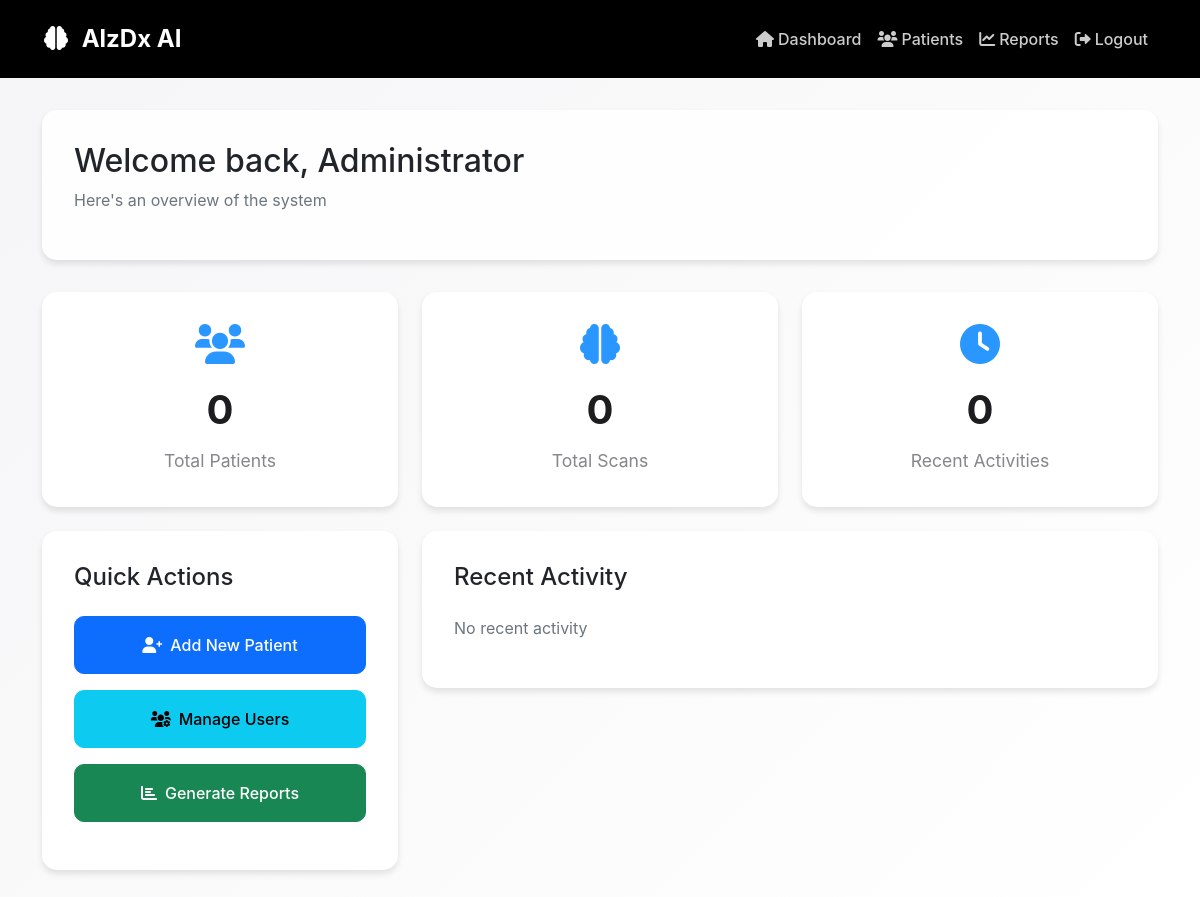
The app's page /admin/dashboard (signed in), older data.
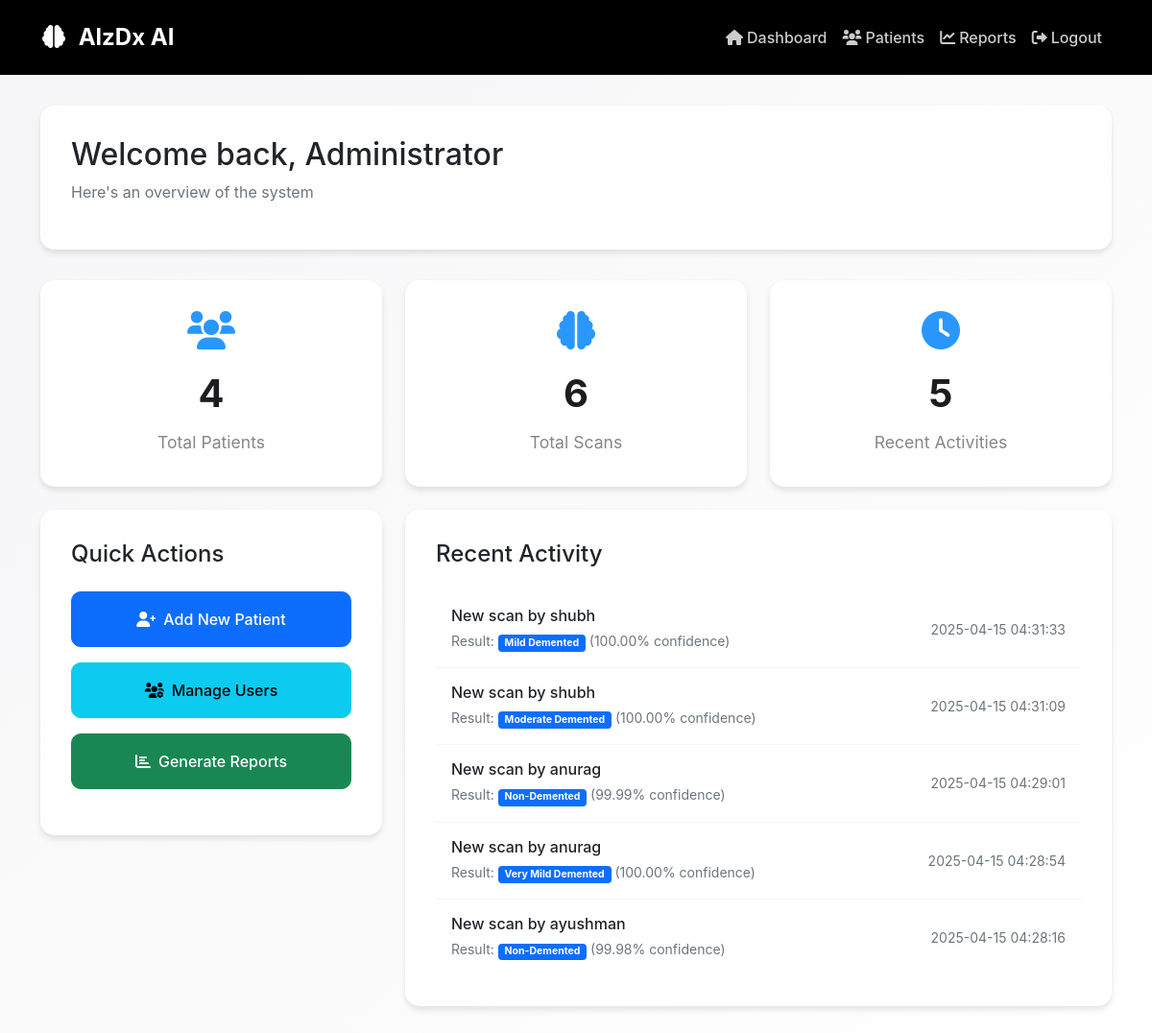
The same page, newer data.
### tables this page shows
CREATE TABLE scans
                 (id INTEGER PRIMARY KEY AUTOINCREMENT,
                  user_id INTEGER,
                  image_path TEXT NOT NULL,
                  prediction TEXT NOT NULL,
                  confidence REAL NOT NULL,
                  created_at TIMESTAMP DEFAULT CURRENT_TIMESTAMP,
                  FOREIGN KEY (user_id) REFERENCES users (id));

CREATE TABLE users
                 (id INTEGER PRIMARY KEY AUTOINCREMENT,
                  username TEXT UNIQUE NOT NULL,
                  email TEXT UNIQUE NOT NULL,
                  password TEXT NOT NULL,
                  role TEXT NOT NULL DEFAULT 'patient',
                  created_at TIMESTAMP DEFAULT CURRENT_TIMESTAMP);

### app.py (the view)
@app.route('/admin/dashboard')
def admin_dashboard():
    if 'user_id' not in session or session.get('role') != 'admin':
        return redirect(url_for('admin_login'))
    db = get_db()
    total_patients = db.execute('SELECT COUNT(*) FROM users WHERE role = "patient"').fetchone()[0]
    total_scans = db.execute('SELECT COUNT(*) FROM scans').fetchone()[0]
    recent_scans = db.execute('''SELECT s.*, u.username
                                FROM scans s
                                JOIN users u ON s.user_id = u.id
                                ORDER BY s.created_at DESC
                                LIMIT 5''').fetchall()
    return render_template('admin_dashboard.html',
                           username=session['username'],
                           total_patients=total_patients,
                           total_scans=total_scans,
                           recent_scans=recent_scans)

### app.py (called while the page is built)
def get_db():
    conn = sqlite3.connect('database.db')
    conn.row_factory = sqlite3.Row
    return conn

### templates/admin_dashboard.html (shortened to what this page needs)
<!DOCTYPE html>
<html lang="en">
<head>
    <link href="https://cdn.jsdelivr.net/npm/bootstrap@5.1.3/dist/css/bootstrap.min.css" rel="stylesheet">
    <link href="https://cdnjs.cloudflare.com/ajax/libs/font-awesome/6.0.0/css/all.min.css" rel="stylesheet">
</head>
<body>
    <nav class="navbar navbar-expand-lg">
        <div class="container-fluid">
            <a class="navbar-brand" href="#">
                <i class="fas fa-brain me-2"></i>
                AlzDx AI
            </a>
            <div class="collapse navbar-collapse justify-content-end" id="navbarNav">
                <ul class="navbar-nav">
                    <li class="nav-item">
                        <a class="nav-link" href="{{ url_for('admin_dashboard') }}">
                            <i class="fas fa-home me-1"></i>Dashboard
                        </a>
                    </li>
                    <li class="nav-item">
                        <a class="nav-link" href="{{ url_for('admin_manage_users') }}">
                            <i class="fas fa-users me-1"></i>Patients
                        </a>
                    </li>
                    <li class="nav-item">
                        <a class="nav-link" href="{{ url_for('admin_generate_report') }}">
                            <i class="fas fa-chart-line me-1"></i>Reports
                        </a>
                    </li>
                    <li class="nav-item">
                        <a class="nav-link" href="{{ url_for('logout') }}">
                            <i class="fas fa-sign-out-alt me-1"></i>Logout
                        </a>
                    </li>
                </ul>
            </div>
        </div>
    </nav>
    <div class="container">
        <div class="welcome-section">
            <h2>Welcome back, Administrator</h2>
            <p class="text-muted">Here's an overview of the system</p>
        </div>
        <div class="row mb-4">
            <div class="col-md-4">
                <div class="stats-card">
                    <i class="fas fa-users stats-icon"></i>
                    <div class="stats-number">{{ total_patients }}</div>
                    <div class="stats-label">Total Patients</div>
                </div>
            </div>
            <div class="col-md-4">
                <div class="stats-card">
                    <i class="fas fa-brain stats-icon"></i>
                    <div class="stats-number">{{ total_scans }}</div>
                    <div class="stats-label">Total Scans</div>
                </div>
            </div>
            <div class="col-md-4">
                <div class="stats-card">
                    <i class="fas fa-clock stats-icon"></i>
                    <div class="stats-number">{{ recent_scans|length }}</div>
                    <div class="stats-label">Recent Activities</div>
                </div>
            </div>
        </div>
        <div class="row">
            <div class="col-md-4">
                <div class="action-card">
                    <h4 class="mb-4">Quick Actions</h4>
                    <a href="{{ url_for('admin_add_patient') }}" class="btn btn-primary btn-action">
                        <i class="fas fa-user-plus"></i>Add New Patient
                    </a>
                    <a href="{{ url_for('admin_manage_users') }}" class="btn btn-info btn-action">
                        <i class="fas fa-users-cog"></i>Manage Users
                    </a>
                    <a href="{{ url_for('admin_generate_report') }}" class="btn btn-success btn-action">
                        <i class="fas fa-chart-bar"></i>Generate Reports
                    </a>
                </div>
            </div>
            <div class="col-md-8">
                <div class="recent-activity">
                    <h4 class="mb-4">Recent Activity</h4>
                    {% if recent_scans %}
                        {% for scan in recent_scans %}
                        <div class="activity-item">
                            <div class="d-flex justify-content-between align-items-center">
                                <div>
                                    <h6 class="mb-1">New scan by {{ scan.username }}</h6>
                                    <small class="text-muted">
                                        Result: <span class="badge bg-primary">{{ scan.prediction }}</span>
                                        ({{ "%.2f"|format(scan.confidence * 100) }}% confidence)
                                    </small>
                                </div>
                                <small class="text-muted">{{ scan.created_at.split('.')[0] }}</small>
                            </div>
                        </div>
                        {% endfor %}
                    {% else %}
                        <p class="text-muted">No recent activity</p>
                    {% endif %}
                </div>
            </div>
        </div>
    </div>
</body>
</html>

### templates/admin_dashboard.html (style rules this page uses)
body { font-family: -apple-system, BlinkMacSystemFont, 'Segoe UI', Roboto, Oxygen, Ubuntu, Cantarell, sans-serif; background: linear-gradient(135deg, #f5f5f7 0%, #ffffff 100%); min-height: 100vh; }
.navbar { background: #000000; padding: 1rem 2rem; }
.navbar-brand { color: white !important; font-size: 1.5rem; font-weight: 700; }
.nav-link { color: rgba(255, 255, 255, 0.8) !important; font-weight: 500; padding: 0.5rem 1rem; }
.container { padding-top: 2rem; padding-bottom: 2rem; }
.welcome-section { background: rgba(255, 255, 255, 0.9); border-radius: 15px; padding: 2rem; margin-bottom: 2rem; box-shadow: 0 4px 6px rgba(0, 0, 0, 0.1); }
.stats-card { background: white; border-radius: 15px; padding: 2rem; text-align: center; box-shadow: 0 4px 6px rgba(0, 0, 0, 0.1); transition: transform 0.3s ease; }
.stats-icon { font-size: 2.5rem; color: #2997ff; margin-bottom: 1rem; }
.stats-number { font-size: 2.5rem; font-weight: bold; color: #1d1d1f; margin-bottom: 0.5rem; }
.stats-label { color: #86868b; font-size: 1.1rem; }
.action-card { background: white; border-radius: 15px; padding: 2rem; margin-bottom: 2rem; box-shadow: 0 4px 6px rgba(0, 0, 0, 0.1); }
.btn-action { width: 100%; padding: 1rem; border-radius: 10px; font-weight: 500; margin-bottom: 1rem; transition: all 0.3s ease; }
.btn-action i { margin-right: 0.5rem; }
.recent-activity { background: white; border-radius: 15px; padding: 2rem; box-shadow: 0 4px 6px rgba(0, 0, 0, 0.1); }
.activity-item { padding: 1rem; border-bottom: 1px solid #f5f5f7; }
.activity-item:last-child { border-bottom: none; }

Row changes from the older to the newer data that the page shows:
added scans: username "shubh", prediction "Mild Demented", scan.confidence*100 "100.00", created_at "2025-04-15 04:31:33"
added scans: username "shubh", prediction "Moderate Demented", scan.confidence*100 "100.00", created_at "2025-04-15 04:31:09"
added scans: username "anurag", prediction "Non-Demented", scan.confidence*100 "99.99", created_at "2025-04-15 04:29:01"
added scans: username "anurag", prediction "Very Mild Demented", scan.confidence*100 "100.00", created_at "2025-04-15 04:28:54"
added scans: username "ayushman", prediction "Non-Demented", scan.confidence*100 "99.98", created_at "2025-04-15 04:28:16"
Text that changed along with them:
{{ total_patients }}: "0" → "4"
{{ total_scans }}: "0" → "6"
{{ recent_scans|length }}: "0" → "5"
text no longer shown: "No recent activity"
